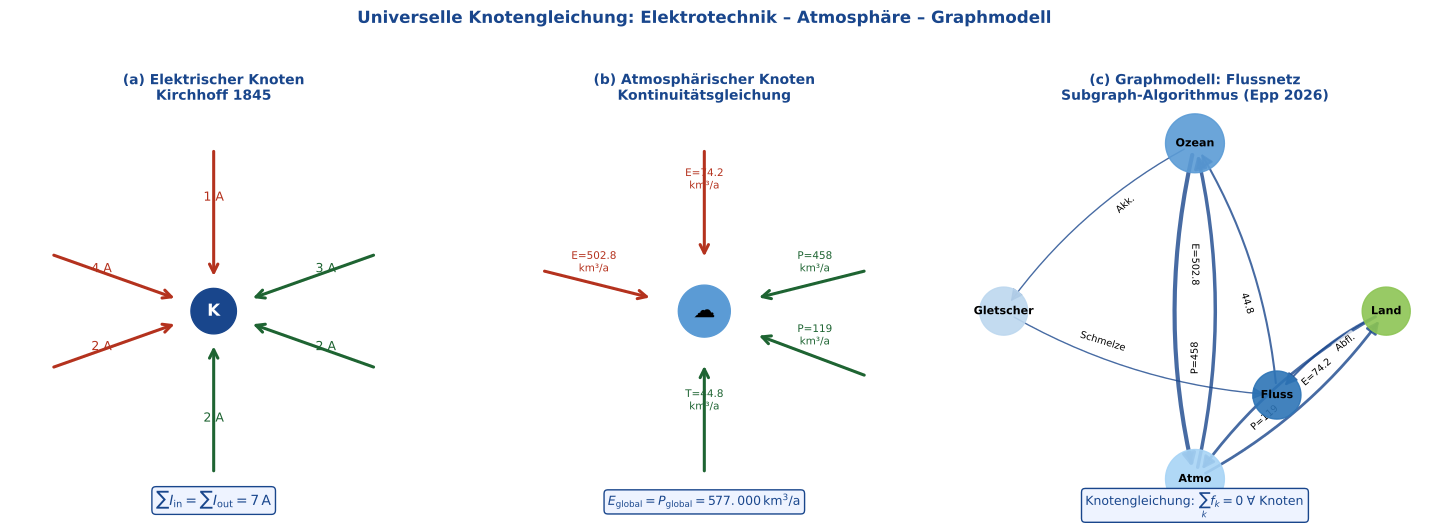

This figure's Python source:
"""
Plot 5: Vergleich elektrische und atmosphärische Knotengleichung
        + Graphtheoretische Modellierung mit Subgraph-Algorithmus
"""
import matplotlib
matplotlib.use('Agg')
import matplotlib.pyplot as plt
import matplotlib.patches as mpatches
import numpy as np
import networkx as nx

fig, axes = plt.subplots(1, 3, figsize=(15, 5.5))
fig.patch.set_facecolor('white')
fig.suptitle('Universelle Knotengleichung: Elektrotechnik – Atmosphäre – Graphmodell',
             fontsize=12, fontweight='bold', color='#19468C')

# ---- (a) Elektrischer Knoten ----
ax = axes[0]
ax.set_xlim(-2.5, 2.5); ax.set_ylim(-2.5, 2.5)
ax.set_aspect('equal'); ax.axis('off')
ax.set_title('(a) Elektrischer Knoten\nKirchhoff 1845', fontsize=10,
             fontweight='bold', color='#19468C')

node_circle = plt.Circle((0, 0), 0.28, color='#19468C', zorder=5)
ax.add_patch(node_circle)
ax.text(0, 0, 'K', ha='center', va='center', color='white',
        fontweight='bold', fontsize=12, zorder=6)

in_arrows = [(-2, 0.7, 1.55, -0.55, '4 A'), (-2, -0.7, 1.55, 0.55, '2 A'),
             (0, 2, 0, -1.6, '1 A')]
out_arrows = [(2, 0.7, -1.55, -0.55, '3 A'), (2, -0.7, -1.55, 0.55, '2 A'),
              (0, -2, 0, 1.6, '2 A')]

for (x0, y0, dx, dy, lbl) in in_arrows:
    ax.annotate('', xy=(x0+dx, y0+dy), xytext=(x0, y0),
                arrowprops=dict(arrowstyle='->', color='#B4321E', lw=2.2,
                                mutation_scale=15))
    ax.text(x0 + dx*0.4, y0 + dy*0.4, lbl, fontsize=9, color='#B4321E',
            ha='center')

for (x0, y0, dx, dy, lbl) in out_arrows:
    ax.annotate('', xy=(x0+dx, y0+dy), xytext=(x0, y0),
                arrowprops=dict(arrowstyle='->', color='#1E6432', lw=2.2,
                                mutation_scale=15))
    ax.text(x0 + dx*0.4, y0 + dy*0.4, lbl, fontsize=9, color='#1E6432',
            ha='center')

ax.text(0, -2.4, r'$\sum I_\mathrm{in} = \sum I_\mathrm{out} = 7\,\mathrm{A}$',
        ha='center', fontsize=10, color='#19468C',
        bbox=dict(boxstyle='round', fc='#EEF3FF', ec='#19468C'))

# ---- (b) Atmosphärischer Knoten ----
ax2 = axes[1]
ax2.set_xlim(-2.5, 2.5); ax2.set_ylim(-2.5, 2.5)
ax2.set_aspect('equal'); ax2.axis('off')
ax2.set_title('(b) Atmosphärischer Knoten\nKontinuitätsgleichung', fontsize=10,
              fontweight='bold', color='#19468C')

cloud_c = plt.Circle((0, 0), 0.32, color='#5B9BD5', zorder=5)
ax2.add_patch(cloud_c)
ax2.text(0, 0, '☁', ha='center', va='center', fontsize=16, zorder=6)

atm_in = [(-2, 0.5, 1.6, -0.4, 'E=502.8\nkm³/a'), (0, 2, 0, -1.6, 'E=74.2\nkm³/a')]
atm_out = [(2, 0.5, -1.6, -0.4, 'P=458\nkm³/a'), (2, -0.8, -1.6, 0.6, 'P=119\nkm³/a'),
           (0, -2, 0, 1.6, 'T=44.8\nkm³/a')]

for (x0, y0, dx, dy, lbl) in atm_in:
    ax2.annotate('', xy=(x0+dx*0.85, y0+dy*0.85), xytext=(x0, y0),
                 arrowprops=dict(arrowstyle='->', color='#B4321E', lw=2.2,
                                 mutation_scale=15))
    ax2.text(x0+dx*0.4, y0+dy*0.4+0.15, lbl, fontsize=7.5, color='#B4321E',
             ha='center')

for (x0, y0, dx, dy, lbl) in atm_out:
    ax2.annotate('', xy=(x0+dx*0.85, y0+dy*0.85), xytext=(x0, y0),
                 arrowprops=dict(arrowstyle='->', color='#1E6432', lw=2.2,
                                 mutation_scale=15))
    ax2.text(x0+dx*0.4, y0+dy*0.4+0.15, lbl, fontsize=7.5, color='#1E6432',
             ha='center')

ax2.text(0, -2.4, r'$E_\mathrm{global} = P_\mathrm{global} = 577{.}000\,\mathrm{km}^3/\mathrm{a}$',
         ha='center', fontsize=9, color='#19468C',
         bbox=dict(boxstyle='round', fc='#EEF3FF', ec='#19468C'))

# ---- (c) Graphmodell mit nx ----
ax3 = axes[2]
ax3.set_title('(c) Graphmodell: Flussnetz\nSubgraph-Algorithmus (Epp 2026)', fontsize=10,
              fontweight='bold', color='#19468C')

G = nx.DiGraph()
nodes = {
    'Ozean': (0.5, 0.8),
    'Atmo': (0.5, 0.2),
    'Land': (0.85, 0.5),
    'Fluss': (0.65, 0.35),
    'Gletscher': (0.15, 0.5),
}
G.add_nodes_from(nodes.keys())
edges = [('Ozean', 'Atmo', {'label': 'E=502.8', 'w': 3}),
         ('Land', 'Atmo', {'label': 'E=74.2', 'w': 2}),
         ('Atmo', 'Ozean', {'label': 'P=458', 'w': 2.5}),
         ('Atmo', 'Land', {'label': 'P=119', 'w': 2}),
         ('Land', 'Fluss', {'label': 'Abfl.', 'w': 1.5}),
         ('Fluss', 'Ozean', {'label': '44.8', 'w': 1.5}),
         ('Gletscher', 'Fluss', {'label': 'Schmelze', 'w': 1}),
         ('Ozean', 'Gletscher', {'label': 'Akk.', 'w': 1}),
]
for (u, v, d) in edges:
    G.add_edge(u, v, **d)

pos = nodes
node_colors = {'Ozean': '#5B9BD5', 'Atmo': '#A8D4F5',
               'Land': '#8DC455', 'Fluss': '#2E75B6', 'Gletscher': '#BDD7EE'}
nc = [node_colors[n] for n in G.nodes()]
ns = [1800 if n in ['Ozean', 'Atmo'] else 1200 for n in G.nodes()]

nx.draw_networkx_nodes(G, pos, ax=ax3, node_color=nc, node_size=ns, alpha=0.9)
nx.draw_networkx_labels(G, pos, ax=ax3, font_size=8, font_weight='bold')
nx.draw_networkx_edges(G, pos, ax=ax3, edge_color='#19468C',
                       width=[d['w'] for _, _, d in G.edges(data=True)],
                       arrows=True, arrowsize=18, alpha=0.8,
                       connectionstyle='arc3,rad=0.12')
edge_labels = {(u, v): d['label'] for u, v, d in G.edges(data=True)}
nx.draw_networkx_edge_labels(G, pos, edge_labels=edge_labels, ax=ax3,
                              font_size=7, label_pos=0.35,
                              bbox=dict(boxstyle='round,pad=0.2',
                                        fc='white', ec='none', alpha=0.7))
ax3.text(0.5, 0.02, r'Knotengleichung: $\sum_k f_k = 0\;\forall$ Knoten',
         transform=ax3.transAxes, ha='center', fontsize=9, color='#19468C',
         bbox=dict(boxstyle='round,pad=0.3', fc='#EEF3FF', ec='#19468C'))
ax3.axis('off')

plt.tight_layout(pad=2.0)
plt.savefig('/home/claude/knotengleichung/plot5_vergleich.pdf',
            bbox_inches='tight', dpi=300)
plt.close()
print("Plot 5 gespeichert.")
